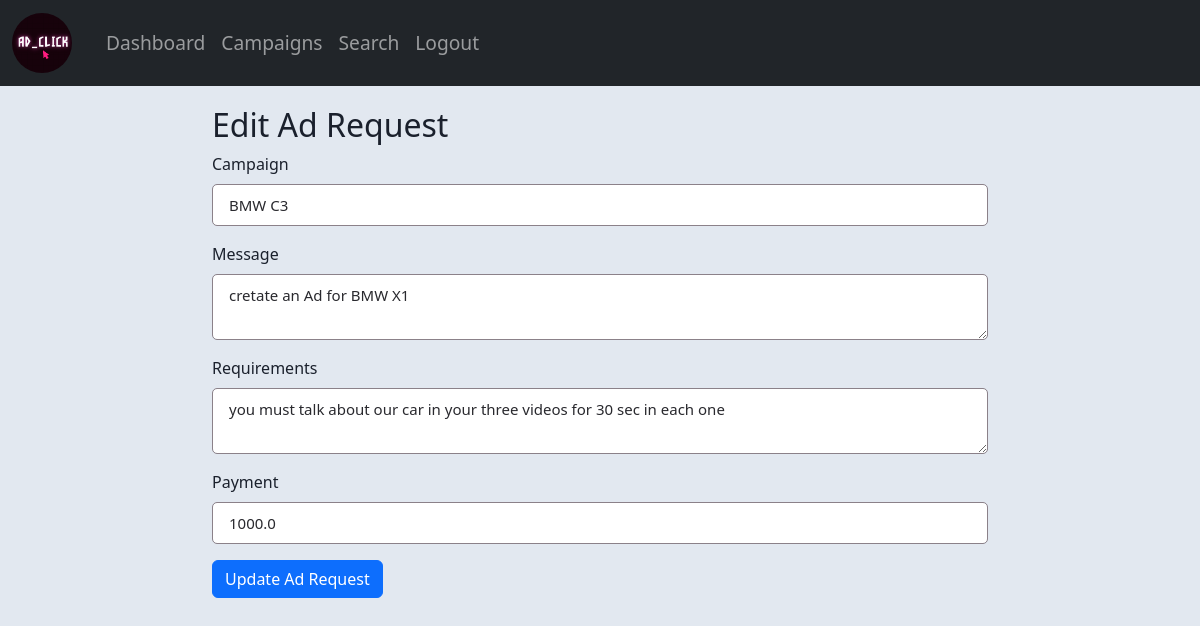
Page /edit_ad_request/1 (signed in) on the committed database.
### app.py (models this page shows)
class Campaign(db.Model):
    __tablename__ = 'campaign'
    id = db.Column(db.Integer, primary_key=True)
    title = db.Column(db.String(30))
    description = db.Column(db.Text)
    start_date = db.Column(db.DateTime)
    end_date = db.Column(db.DateTime)
    budget = db.Column(db.Float)
    visibility = db.Column(db.String(20), default='Public')
    flag = db.Column(db.Boolean, default=False)
    goals = db.Column(db.Text)
    user_id = db.Column(db.Integer, db.ForeignKey('user.id'))
    sponsor = db.relationship('User', back_populates='campaigns')
    ad_requests = db.relationship('AdRequest', back_populates='campaign')

class AdRequest(db.Model):
    __tablename__ = 'ad_request'
    id = db.Column(db.Integer, primary_key=True)
    campaign_id = db.Column(db.Integer, db.ForeignKey('campaign.id'))
    receiver_id = db.Column(db.Integer, db.ForeignKey('user.id'))
    sender_id = db.Column(db.Integer, db.ForeignKey('user.id'))
    message = db.Column(db.Text)
    requirements = db.Column(db.Text)
    payment = db.Column(db.Float)
    status = db.Column(db.String(20))
    campaign = db.relationship('Campaign', back_populates='ad_requests')
    sender = db.relationship('User', foreign_keys=[sender_id], back_populates='ad_requests_sent')
    receiver = db.relationship('User', foreign_keys=[receiver_id], back_populates='ad_requests_received')

### routes.py (the view, shortened to what this page needs)
@app.route('/edit_ad_request/<int:request_id>', methods=['GET', 'POST'])
@check_flagged_user
def edit_ad_request(request_id):
    ad_request = AdRequest.query.get_or_404(request_id)
    user = User.query.get(session['user_id'])
    return render_template('edit_adrequest.html', ad_request=ad_request)

### routes.py (called while the page is built)
@app.context_processor
def inject_user():
    user_id = session.get('user_id')
    user = User.query.get(user_id) if user_id else None
    return {'user': user}

def check_flagged_user(f):
    @wraps(f)
    def decorated_function(*args, **kwargs):
        user = User.query.get(session.get('user_id'))
        if user and user.flag:
            session.clear()
            flash("You have been logged out because you were flagged by the admin.", 'danger')
            return redirect(url_for('login'))
        return f(*args, **kwargs)
    return decorated_function

### templates/edit_adrequest.html (shortened to what this page needs)
{% extends 'layout.html' %}
{% block content %}
<link rel="stylesheet" href="{{ url_for('static', filename='profile.css') }}">
<div class="container">
    <h2>Edit Ad Request</h2>
    <form action="{{ url_for('edit_ad_request', request_id=ad_request.id) }}" method="POST">
        <div class="mb-3">
            <label for="campaign" class="form-label">Campaign</label>
            <input type="text" id="campaign" name="campaign" class="form-control" value="{{ ad_request.campaign.title }}" readonly>
        </div>
        <div class="mb-3">
            <label for="message" class="form-label">Message</label>
            <textarea id="message" name="message" class="form-control">{{ ad_request.message }}</textarea>
        </div>
        <div class="mb-3">
            <label for="requirements" class="form-label">Requirements</label>
            <textarea id="requirements" name="requirements" class="form-control">{{ ad_request.requirements }}</textarea>
        </div>
        <div class="mb-3">
            <label for="payment" class="form-label">Payment</label>
            <input type="number" id="payment" name="payment" class="form-control" value="{{ ad_request.payment }}">
        </div>
        <button type="submit" class="btn btn-primary">Update Ad Request</button>
    </form>
</div>
{% endblock %}

### static/edit_profile.css (style rules this page uses)
body { margin-top:0px; margin-bottom: 20px; color: #232429; }
.form-control { display: block; width: 100%; padding: 0.5rem 1rem; font-size: 0.9375rem; font-weight: 400; line-height: 1.6; color: #29292e; background-color: #fff; background-clip: padding-box; border: 1px solid #8b8189; -webkit-appearance: none; -moz-appearance: none; appearance: none; border-radius: 5px; -webkit-transition: border-color 0.15s ease-in-out, -webkit-box-shadow 0.15s ease-in-out; transition: border-color 0.15s ease-in-out, -webkit-box-shadow 0.15s ease-in-out; transition: border-color 0.15s ease-in-out, box-shadow 0.15s ease-in-out; transition: border-color 0.15s ease-in-out, box-shadow 0.15s ease-in-out, -webkit-box-shadow 0.15s ease-in-out; }

### static/profile.css (style rules this page uses)
body { color: #1a202c!important; text-align: left; background-color: #e2e8f0; }
.mb-3, .my-3 { margin-bottom: 1rem!important; }

### templates/edit_adrequest.html (style rules this page uses)
.container { margin-top: 20px; max-width: 800px; }

### rows in the picture
Campaign: campaign "BMW C3"
AdRequest: message "cretate an Ad for BMW X1", requirements "you must talk about our car in your three videos for 30 sec in each one", payment "1000.0"
